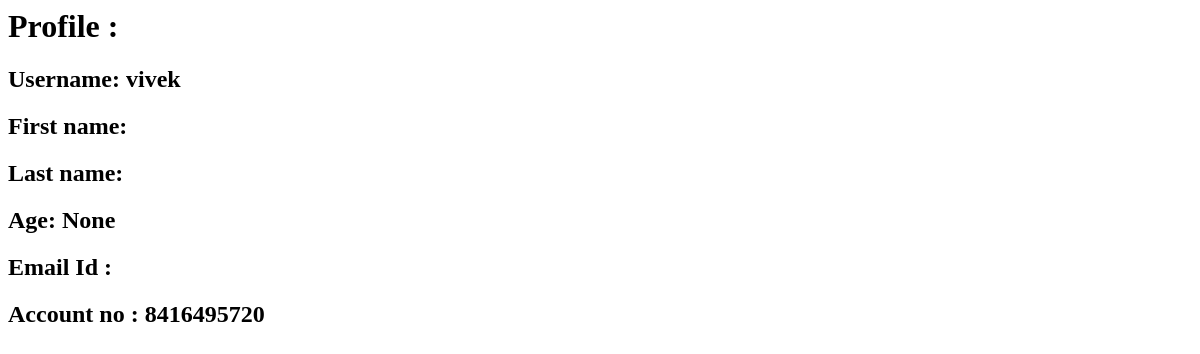
The app's page /users/detail/ (signed in), older data.
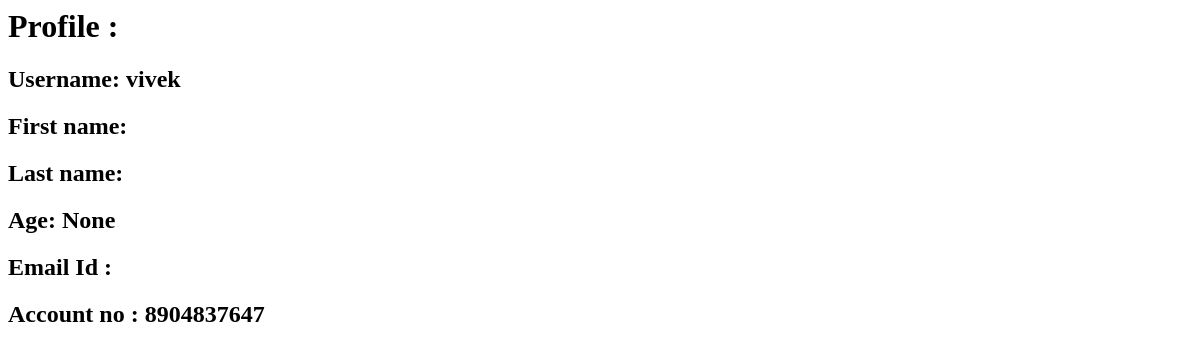
The same page, newer data.
### users/models.py (models this page shows)
class CustomUser(AbstractUser):
    Image=models.ImageField(default="default.jpg",null=True,blank=True)
    Firstname=models.CharField(max_length=50,default="",null=False,blank=False)
    Lastname=models.CharField(max_length=50,default="",null=False,blank=False)
    age=models.PositiveIntegerField(null=True,blank=True)
    Email_ID= models.EmailField(max_length = 254,null=False,blank=False)
    unique_no=models.AutoField(primary_key=True)

### accounts/models.py (models this page shows, shortened)
class Account(models.Model):
    unique_no=models.OneToOneField(CustomUser,on_delete=models.CASCADE,primary_key=True)
    account_number = models.CharField(max_length = 10,blank=True,editable=False,unique=True,default=create_new_account_number())
    balance=models.PositiveIntegerField(default=0,null=False,blank=True)

### users/views.py (the view)
# urls.py: path('detail/',UserDetailView.as_view(),name='customerdetail'),
class UserDetailView(DetailView):
    model=CustomUser
    template_name='customerDetail.html'
    def get_object(self):
        return self.request.user

### templates/customerDetail.html
<h1>Profile :</h1>
<h2>Username: {{object.username}}</h2>
<h2>First name: {{object.Firstname}}</h2>
<h2>Last name: {{object.Lastname}}</h2>
<h2>Age: {{object.age}}</h2>
<h2>Email Id : {{object.Email_ID}}</h2>
{% if object.account%}
<h2>Account no : {{object.account.account_number}}</h2>
{%endif%}

Row changes from the older to the newer data that the page shows:
changed CustomUser "vivek": account.account_number "8416495720" → "8904837647"
